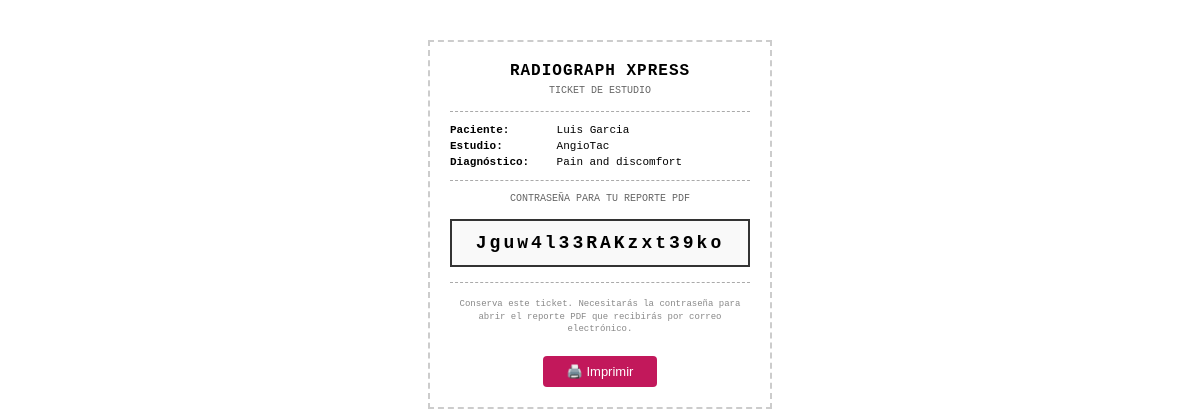
Page /assistant/ticket/10351/ (signed in) on the committed database.
### assistantDashboard/models.py (models this page shows, shortened)
class StudyRequest(models.Model):
    REQUESTED_STUDY_CHOICES = [
        ("Rayos X", (
            ("Torax PA", "Torax PA"),
            ("Torax PA y lat", "Torax PA y lat"),
            ("Abdomen de cúbito", "Abdomen de cúbito"),
            ("Abdomen de pie", "Abdomen de pie"),
            ("Cráneo Ap y lat", "Cráneo Ap y lat"),
            ("Senos Paranasales 3", "Senos Paranasales 3"),
            ("Columna Ap y lat", "Columna Ap y lat"),
            ("Huesos", "Huesos"),
            ("Otros", "Otros"),
            ("Uretrografía Retrógrada", "Uretrografía Retrógrada"),
            ("Fistulografía", "Fistulografía"),
            ("Tránsito Intestinal", "Tránsito Intestinal"),
            ("Urografía Excretora", "Urografía Excretora"),
            ("Cistograma (Simple / Transmiccional)", "Cistograma (Simple / Transmiccional)"),
            ("Cistouretrografía", "Cistouretrografía"),
            ("Colangiografía", "Colangiografía"),
            ("Colangiografía en T", "Colangiografía en T"),
            ("Histerosalpingografía", "Histerosalpingografía"),
        )),
        ("Mastografía", (
            ("Mamografía", "Mamografía"),
            ("Mamografía y US Mamas", "Mamografía y US Mamas"),
        )),
        ("Procedimientos", (
            ("Marcaje de Mama", "Marcaje de Mama"),
            ("Biopsia de Mama", "Biopsia de Mama"),
            ("Biopsia de Próstata", "Biopsia de Próstata"),
            ("Baaf de tiroides", "Baaf de tiroides"),
        )),
        ("Ultrasonido", (
            ("Hígado y Vías Biliares (Boyden)", "Hígado y Vías Biliares (Boyden)"),
            ("Abdomen Superior", "Abdomen Superior"),
            ("Renal", "Renal"),
            ("Pelvis", "Pelvis"),
            ("Vesical y próstata", "Vesical y próstata"),
            ("Abdomen Completo", "Abdomen Completo"),
            ("Mama Doppler", "Mama Doppler"),
            ("Obstétrico Doppler", "Obstétrico Doppler"),
            ("Obstétrico 4D", "Obstétrico 4D"),
            ("Obstétrico Morfológico", "Obstétrico Morfológico"),
            ("Endovaginal", "Endovaginal"),
            ("Transrectal de Próstata", "Transrectal de Próstata"),
            ("Doppler vascular Periférico", "Doppler vascular Periférico"),
        )),
        ("Doppler", (
            ("Tiroides", "Tiroides"),
            ("Cuello", "Cuello"),
            ("Carótidas", "Carótidas"),
            ("Transfontanelar", "Transfontanelar"),
            ("Mamas", "Mamas"),
            ("Testicular", "Testicular"),
            ("Musculoesquelético", "Musculoesquelético"),
            ("Otros", "Otros"),
        )),
        ("Tomografía Computada", (
            ("Cráneo (Simple / Contraste IV)", "Cráneo (Simple / Contraste IV)"),
            ("Cuello (Simple / Contraste IV)", "Cuello (Simple / Contraste IV)"),
            ("Torax (Simple / Contraste IV)", "Torax (Simple / Contraste IV)"),
            ("Abdomen y Pelvis (Simple / Contraste IV / Contraste Oral / Trifásica (hígado))", "Abdomen y Pelvis (Simple / Contraste IV / Contraste Oral / Trifásica (hígado))"),
            ("Urotomografía (fase eliminación)", "Urotomografía (fase eliminación)"),
            ("Senos Paranasales", "Senos Paranasales"),
            ("Hueso Reconstrucción 3D", "Hueso Reconstrucción 3D"),
            ("AngioTac", "AngioTac"),
            ("Columna", "Columna"),
            ("Otro", "Otro"),
        )),
        ("Densitometría Ósea", (
            ("Densitometría Ósea", "Densitometría Ósea"),
        )),
        ("Estudios Especiales", (
            ("Estudios Especiales", "Estudios Especiales"),
        )),
    ]
    id_solicitud_estudio = models.AutoField(primary_key=True)
    diagnosis = models.CharField(max_length=100, null=True, blank=True)
    requested_study = models.CharField(max_length=100, choices=REQUESTED_STUDY_CHOICES)
    pdf_password = models.CharField(max_length=18, blank=True)
    created_at = models.DateTimeField(auto_now_add=True, null=True)
    first_printed_at = models.DateTimeField(null=True, blank=True)
    id_patient = models.ForeignKey('patientsDashboard.Patient', on_delete=models.CASCADE)
    id_associate_doctor = models.ForeignKey(
        'associateDoctorDashboard.AssociateDoctor',
        on_delete=models.CASCADE,
        blank=True,
        null=True
    )
    def save(self, *args, **kwargs):
        if not self.pdf_password:
            alphabet = string.ascii_letters + string.digits
            self.pdf_password = ''.join(secrets.choice(alphabet) for _ in range(18))
        super().save(*args, **kwargs)

### patientsDashboard/models.py (models this page shows, shortened)
class Patient(models.Model):
    MALE = 'M'
    FEMALE = 'F'
    OTHER = 'O'
    GENDER_CHOICES = [
        (MALE, 'Male'),
        (FEMALE, 'Female'),
        (OTHER, 'Other'),
    ]
    user = models.OneToOneField(User, on_delete=models.CASCADE, null=True, related_name='patient_profile')
    id_patient = models.AutoField(primary_key=True)
    profile_picture = models.ImageField(upload_to='profile_pics/', null=True, blank=True)
    address = models.CharField(max_length=100)
    phone = models.CharField(max_length=100)
    gender = models.CharField(max_length=1, choices=GENDER_CHOICES, default=OTHER)
    is_email_verified = models.BooleanField(default=False)
    raditech_patient_id = models.CharField(max_length=100, null=True, blank=True)
    mrn = models.CharField(max_length=50, null=True, blank=True, unique=True)
    associated_doctors = models.ManyToManyField('associateDoctorDashboard.AssociateDoctor', related_name='patients')
    @property
    def first_name(self):
        if self.user:
            return self.user.first_name
        return ""
    @property
    def last_name(self):
        if self.user:
            return self.user.last_name
        return ""

### assistantDashboard/views.py (the view)
# urls.py: path('ticket/<int:study_request_id>/', views.print_ticket, name='print_ticket'),
@login_required
def print_ticket(request, study_request_id):
    study_request = get_object_or_404(StudyRequest, pk=study_request_id)
    if not study_request.first_printed_at:
        study_request.first_printed_at = timezone.now()
        study_request.save(update_fields=['first_printed_at'])
    return render(request, 'assistantDashboard/ticket.html', {
        'study_request': study_request,
    })

### assistantDashboard/templates/assistantDashboard/ticket.html (shortened to what this page needs)
<!DOCTYPE html>
<html lang="es">
<head>
</head>
<body>
    <h1>RADIOGRAPH XPRESS</h1>
    <div class="subtitle">TICKET DE ESTUDIO</div>
    <hr>
    <div class="field"><strong>Paciente:</strong> {{ study_request.id_patient.first_name }} {{ study_request.id_patient.last_name }}</div>
    <div class="field"><strong>Estudio:</strong> {{ study_request.requested_study }}</div>
    <div class="field"><strong>Diagnóstico:</strong> {{ study_request.diagnosis }}</div>
    <hr>
    <div class="password-label">Contraseña para tu reporte PDF</div>
    <div class="password-box">{{ study_request.pdf_password }}</div>
    <hr>
    <div class="footer-note">
        Conserva este ticket. Necesitarás la contraseña para abrir el reporte PDF que recibirás por correo electrónico.
    </div>
    <button class="print-btn no-print" onclick="window.print()">🖨️ Imprimir</button>
</body>
</html>

### assistantDashboard/templates/assistantDashboard/ticket.html (style rules this page uses)
body { font-family: 'Courier New', monospace; max-width: 300px; margin: 40px auto; padding: 20px; border: 2px dashed #ccc; text-align: center; }
h1 { font-size: 16px; margin: 0 0 5px; letter-spacing: 1px; }
.subtitle { font-size: 10px; color: #666; margin-bottom: 15px; }
hr { border: none; border-top: 1px dashed #aaa; margin: 12px 0; }
.field { text-align: left; font-size: 11px; margin: 4px 0; }
.field strong { display: inline-block; width: 100px; }
.password-box { margin: 15px 0; padding: 12px; background: #f9f9f9; border: 2px solid #333; font-size: 18px; font-weight: bold; letter-spacing: 3px; }
.password-label { font-size: 10px; text-transform: uppercase; color: #666; margin-bottom: 4px; }
.footer-note { font-size: 9px; color: #888; margin-top: 15px; line-height: 1.4; }
.print-btn { margin-top: 20px; padding: 8px 24px; background: #C2185B; color: white; border: none; border-radius: 4px; cursor: pointer; font-size: 13px; }

### rows in the picture
StudyRequest: id_patient.first_name "Luis", id_patient.last_name "Garcia", requested_study "AngioTac", diagnosis "Pain and discomfort", pdf_password "Jguw4l33RAKzxt39ko"
